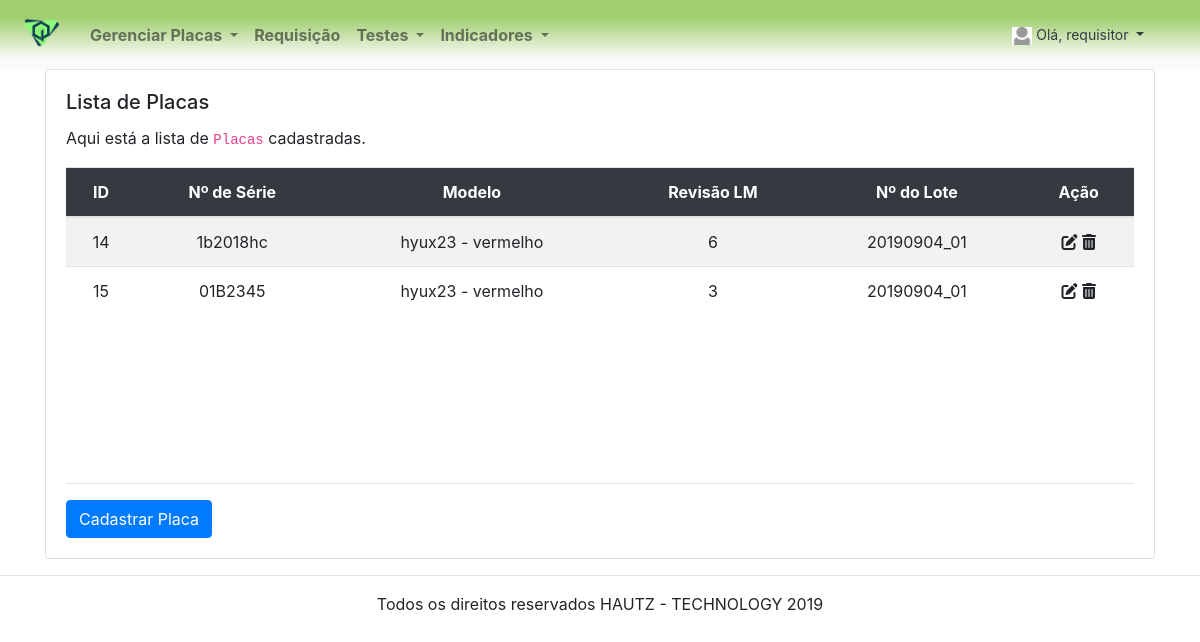
Page /placas/lista-placa/ (signed in) on the earlier database version.
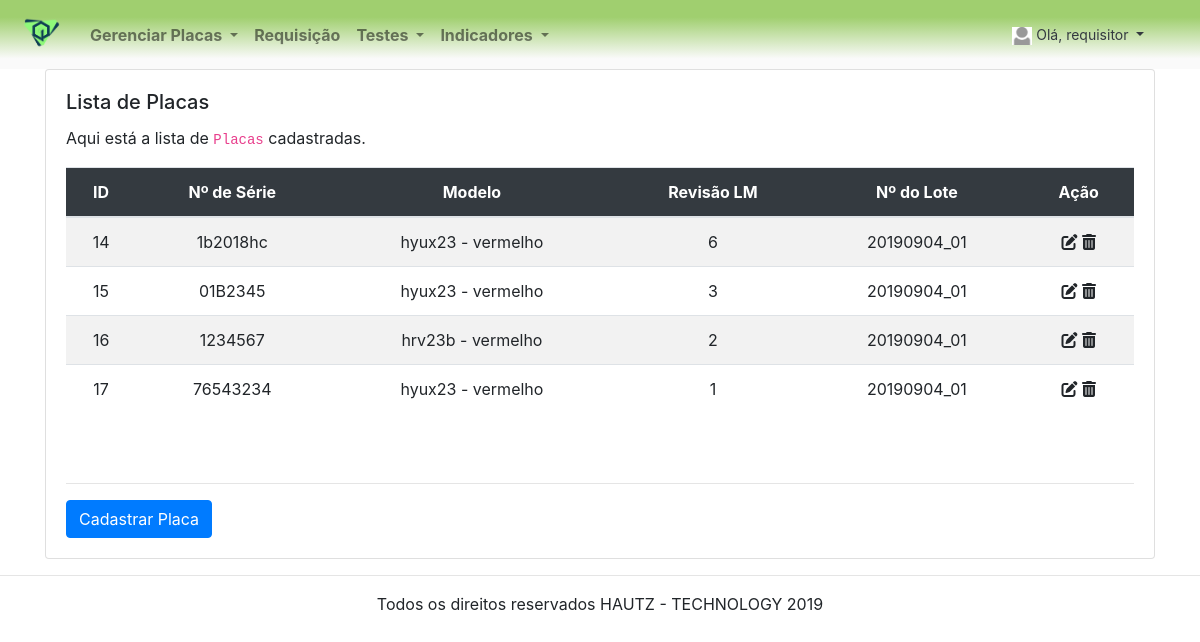
Same page on the later database version.
### placas/models/cadastro_placas.py (models this page shows, shortened)
class Cadastro_placas(models.Model):
    Numero_serie = models.CharField(
        'Número de série',
        max_length=120
    )
    Modelo = models.ForeignKey(
        'placas.modelo_placas',
        related_name='modelo_placas_modelo',
        on_delete = models.PROTECT,
        null = True
    )
    Revisao_lm = models.IntegerField(
        'Revisao LM'
    )
    Lote_numero = models.ForeignKey(
        'placas.cadastro_lote',
        related_name='numero_lote',
        on_delete = models.PROTECT
    )
    class Meta:
        db_table = 'CADASTRO_PLACAS'
        constraints = [
            models.UniqueConstraint(fields=['Numero_serie'], name="Constraint_placas")
        ]

### placas/models/modelo_placas.py (models this page shows)
class Modelo_placas(models.Model):
    Modelo = models.CharField(
        'modelo',
        max_length=120
    )
    Descricao = models.CharField(
        'Descrição',
        max_length=200
    )
    def __str__(self):
        return '{} - {}'.format(self.Modelo, self.Descricao)
    class Meta:
        db_table = 'MODELO_PLACAS'
        constraints = [
            models.UniqueConstraint(fields=['Modelo', 'Descricao'], name="Constraint_modelo")
        ]

### placas/models/cadastro_lote.py (models this page shows)
class Cadastro_lote(models.Model):
    Lote_numero = models.CharField(
        'Numero do lote',
        max_length=50
    )
    def __str__(self):
        return self.Lote_numero
    class Meta:
        db_table = 'CADASTRO_LOTE'
        constraints = [
            models.UniqueConstraint(fields=['Lote_numero'], name="Constraint_lote")
        ]

### placas/views.py (the view)
# urls.py: path('lista-placa/', views.lista_placa, name="lista-placa"),
@login_required
def lista_placa(request):
    list_placa = Cadastro_placas.objects.all()
    context = {
        'list_placa': list_placa
    }
    return render(request, "placas/lista-placa.html", context)

### contas/models/usuario.py (called while the page is built)
    def __str__(self):
        return self.username

### indicadores/context_processors.py (called while the page is built)
def menu_indicadores(requets):
    return {
        "Menu_indicadores": Menu_indicadores.objects.all()
    }

### placas/context_processors.py (called while the page is built)
def menu_placas(requets):
    return {
        "Menu_placas": Menu_placas.objects.all()
    }

### testes/context_processors.py (called while the page is built)
def menu_testes(requets):
    return {
        "lista_testes": Menu_testes.objects.all()
    }

### placas/templates/placas/lista-placa.html (shortened to what this page needs)
{% extends "base.html" %}
{% load static %}
{% load crispy_forms_tags %}
{% block conteudo %}
<div class="container">
  <div class="row">
    <div class="col-lg-12 col-md-12 col-sm-12 col-xs-12">
      <div class="card">
        <div class="card-body">
          <h5 class="card-title">Lista de Placas</h5>
          {% if list_placa|length > 0 %}
            <p class="card-text">
              Aqui está a lista de <code>Placas</code> cadastradas.
            </p>
            <div style="overflow: auto; height: 300px">
            <table class="table table-striped ">
              <thead class="bg-dark text-white">
              <tr class="text-center">
                <th>ID</th>
                <th>Nº de Série</th>
                <th>Modelo</th>
                <th>Revisão LM</th>
                <th>Nº do Lote</th>
                <th>Ação</th>
              </tr>
              </thead>
              <tbody >
              {% for placa in list_placa %}
                <tr class="text-center">
                    <td>{{ placa.id }}</td>
                    <td>{{ placa.Numero_serie }} </td>
                    <td>{{ placa.Modelo }} </td>
                    <td>{{ placa.Revisao_lm }} </td>
                    <td>{{ placa.Lote_numero }} </td>
                  <td>
                    <a alt="Editar" href="" class="fas fa-edit" data-toggle="modal"
                      data-target="#alteraplacaModal"
                      data-whateverid="{{ placa.id }}"
                      data-whateverserie="{{ placa.Numero_serie }}"
                      data-whatevermodelo="{{ placa.Modelo }}"
                      data-whateverrevisao="{{ placa.Revisao_lm }}"
                      data-whateverlote="{{ placa.Lote_numero }}">
                    </a>
                    <a alt="Excluir" class="fas fa-trash-alt" href="{% url 'placas:excluir-placa' placa.id %}"></a>
                  </td>
                </tr>
              {% endfor %}
              </tbody>
            </table>
          </div>
        {% else %}
          <div class="text-center mt-5 mb-5 jumbotron">
            <h5>Nenhuma <code>placa</code> cadastrada ainda.</h5>
          </div>
        {% endif %}
          <hr />
          <div class="text-left">
            <a href="{% url 'placas:cadastrar-placa' %}" class="btn btn-primary">
              Cadastrar Placa
            </a>
          </div>
        </div>
      </div>
    </div>
  </div>
</div>
{% endblock conteudo %}

Differences in the rows shown:
added Cadastro_placas: id "16", Numero_serie "1234567", Modelo "hrv23b - vermelho", Revisao_lm "2", Lote_numero "20190904_01"
added Cadastro_placas: id "17", Numero_serie "76543234", Modelo "hyux23 - vermelho", Revisao_lm "1", Lote_numero "20190904_01"
